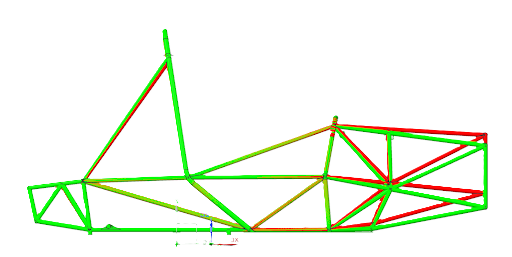
#> input picture lidar_comparison/cm24.png, 512 x 257 px
$ python lidar_comp.py
#> lines starting #> are read from the running program, lines starting #| are printed output that depends on the picture
import matplotlib.pyplot as plt
import numpy as np
import pandas as pd
from tabulate import tabulate
from matplotlib.offsetbox import OffsetImage, AnnotationBbox
from shapely.geometry import LineString, Polygon


# Function to add an image to the LiDAR plot
def add_image_to_plot(ax, img, zoom, x_offset, y_offset, envelope_coords):
    # Create an image box
    imagebox = OffsetImage(img, zoom=zoom)
    # Place the image at the given offset
    ab = AnnotationBbox(imagebox, (x_offset, y_offset), frameon=False, pad=0)
    # Add the image to the plot
    ax.add_artist(ab)

    # Plot car envelope
    envelope = Polygon(envelope_coords)
    x, y = envelope.exterior.xy
    ax.plot(x, y, color="purple")


def plot_lines_and_shadows(num_lines, field_of_view_degrees, line_color, num_triangles, triangle_height, triangle_width, plot_name, image_envelope_coords, image, angle_offset=0):
    # Set the origin for all lines
    origin = [0, 1.3]

    # Create a polygon for the image envelope
    image_envelope = Polygon(image_envelope_coords)

    # Convert field of view to radians
    field_of_view_radians = np.radians(field_of_view_degrees)

    # Generate angles for the lines
    angles = np.linspace(-field_of_view_radians / 2, field_of_view_radians / 2, num_lines)

    # Set a scaling factor for the line length
    scaling_factor = 40.0

    # Set a large figure size
    fig, ax = plt.subplots(figsize=(50, 10))

    # Initialize a list to store the number of lines hitting each cone
    cone_hits = [0] * num_triangles

    # Plot each line with an angle offset and longer length
    for angle in angles:
        # Extend the lines until the end of the graph with scaling
        angle += angle_offset / 100
        end_point = [scaling_factor * np.cos(angle), scaling_factor * np.sin(angle)]
        line_hit_envelope = False
        endpoint_copy = end_point.copy()

        # Determine if the line intersects with any triangle (cone)
        line = LineString([origin, endpoint_copy])
        if line.intersects(image_envelope):
            line_hit_envelope = True

        for i in range(1, num_triangles + 1):
            base_x = 5 * i
            # Check if the line intersects with the triangle
            if (origin[0] <= base_x <= end_point[0] + origin[0]) or (origin[0] >= base_x >= end_point[0] + origin[0]):
                # Calculate the intersection point
                intersect_y = origin[1] + (base_x - origin[0]) * np.tan(angle)
                if 0 <= intersect_y <= triangle_height:
                    # Adjust end_point to the intersection
                    end_point = [base_x - origin[0], intersect_y - origin[1]]
                    # Increment the hit count for this cone
                    cone_hits[i - 1] += 1 and not line_hit_envelope
                    break

        # Plot the line with the specified color
        plt.plot([origin[0], end_point[0] + origin[0]], [origin[1], end_point[1] + origin[1]], color=line_color if not line_hit_envelope else 'pink')

    # Set plot limits
    plt.xlim(-1.2, 40)
    plt.ylim(0, 5)

    # Set aspect ratio to be equal
    plt.gca().set_aspect('equal', adjustable='box')

    # Plot triangles
    for i in range(1, num_triangles + 1):
        # Define the base of the triangle
        base_x = 5 * i
        base_y = 0

        # Define the vertices of the triangle
        triangle = [[base_x - triangle_width / 2, base_y],
                    [base_x + triangle_width / 2, base_y],
                    [base_x, base_y + triangle_height]]

        # Plot the triangle
        triangle = np.array(triangle)
        plt.fill(triangle[:, 0], triangle[:, 1], 'orange')

    # Add car to plot
    add_image_to_plot(ax, image, 0.5, 0.65, 0.93, image_envelope_coords)

    # Add a title to the plot
    plt.title(plot_name)
    plt.savefig(plot_name + ".png") if save_plots else None
    plt.show()

    return cone_hits


different_lidar_configs = [
    {
        "num_lines": 32,
        "field_of_view_degrees": 45,
        "line_color": 'green',
        "num_triangles": 8,
        "triangle_height": 0.4,
        "triangle_width": 0.4,
        "plot_name": "32 Channels OS1 Normal, 45° FOV"
    },
    {
        "num_lines": 64,
        "field_of_view_degrees": 45,
        "line_color": 'purple',
        "num_triangles": 8,
        "triangle_height": 0.4,
        "triangle_width": 0.4,
        "plot_name": "64 Channels OS1 Normal, 45° FOV"
    },
    {
        "num_lines": 128,
        "field_of_view_degrees": 45,
        "line_color": 'orange',
        "num_triangles": 8,
        "triangle_height": 0.4,
        "triangle_width": 0.4,
        "plot_name": "128 Channels OS1 Normal, 45° FOV"
    },
    {
        "num_lines": 32,
        "field_of_view_degrees": 22.5,
        "line_color": 'red',
        "num_triangles": 8,
        "triangle_height": 0.4,
        "triangle_width": 0.4,
        "angle_offset": -22.5,
        "plot_name": "32 Channels OS1 Below Horizon, 22.5° FOV"
    },
    {
        "num_lines": 64,
        "field_of_view_degrees": 22.5,
        "line_color": 'black',
        "num_triangles": 8,
        "triangle_height": 0.4,
        "triangle_width": 0.4,
        "angle_offset": -22.5,
        "plot_name": "64 Channels OS1 Below Horizon, 22.5° FOV"
    },
    {
        "num_lines": 128,
        "field_of_view_degrees": 22.5,
        "line_color": 'turquoise',
        "num_triangles": 8,
        "triangle_height": 0.4,
        "triangle_width": 0.4,
        "angle_offset": -22.5,
        "plot_name": "128 Channels OS1 Below Horizon, 22.5° FOV"
    },
    {
        "num_lines": 128,
        "field_of_view_degrees": 22.5,
        "line_color": 'lightgrey',
        "num_triangles": 8,
        "triangle_height": 0.4,
        "triangle_width": 0.4,
        "plot_name": "128 Channels OS2 Normal, 22.5° FOV",
        "angle_offset": -5
    }
]

# Calculate the distance to each cone
cone_distances = [5 * i for i in range(1, 9)]
save_plots = True

# Define the coordinates for the car envelope
image_envelope_coords = [(0.2, 0.6), (1.2, 0.95), (2.3, 0.85), (2.3, 0.35), (1.2, 0.2), (1, 0.2), (1, 0.2), (0.2, 0.6)]

# Initialize DataFrame
df = pd.DataFrame({"Cone Distance (m)": cone_distances})

# Load car image
image = plt.imread("cm24.png")
#> image is the input picture: shape (257, 512, 4) float32; mean R, G, B, A 0.0633, 0.0962, 0.032, 0.115

# Plotting each configuration and updating DataFrame
for config in different_lidar_configs:
    hits = plot_lines_and_shadows(**config, image_envelope_coords=image_envelope_coords, image=image)
    df[config["plot_name"]] = hits
#> this loop made 7 passes
#> hits on passes 1 to 7: [0, 1, 1, 0, 1, 0, 0, 0], [0, 3, 2, 1, 1, 1, 0, 0], [0, 6, 4, 3, 1, 1, 1, 0], [0, 3, 2, 1, 1, 0, 1, 0], [0, 7, 4, 3, 1, 1, 1, 0], [0, 13, 8, 5, 3, 2, 1, 0], [0, 13, 9, 5, 3, 1, 2, 0]
#> pass 1, in plot_lines_and_shadows, `plt.savefig(plot_name + ".png") if save_plots else None`:
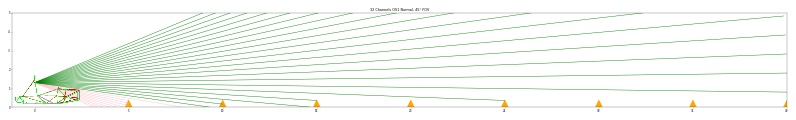
#> figure drawn by matplotlib, 1 panel
#> pass 2, in plot_lines_and_shadows (call 2), `plt.savefig(plot_name + ".png") if save_plots else None`:
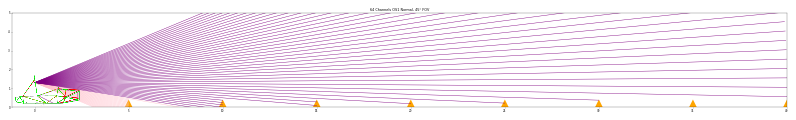
#> figure drawn by matplotlib, 1 panel

for config in different_lidar_configs:
    hits = df[config["plot_name"]]

    # Plotting
    plt.plot(cone_distances, hits, label=config["plot_name"], marker='o', color=config["line_color"])

# Finalizing the plot
plt.title('LiDAR Performance Comparison')
plt.xlabel('Cone Distance (m)')
plt.ylabel('Number of Hits')
plt.legend()
plt.grid(True)
plt.savefig("lidar_comparison.png") if save_plots else None
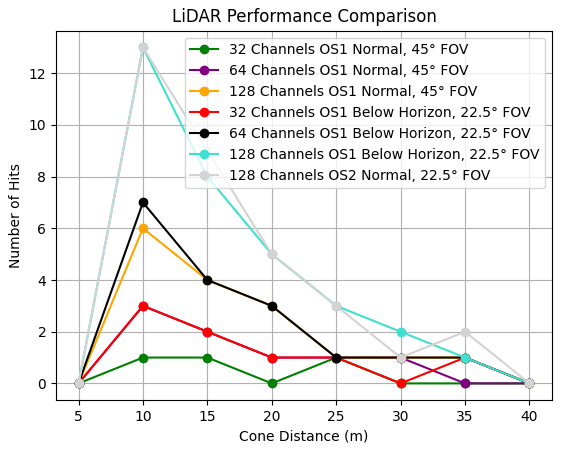
#> figure drawn by matplotlib, 1 panel
plt.show()

# Set index for DataFrame
df.set_index("Cone Distance (m)", inplace=True)

# Save the dataframe to an Excel file
df.to_excel("cone_hits.xlsx")

# Print the DataFrame
print(tabulate(df, headers='keys', tablefmt='psql'))
#> (printed output is left out)

$ run again, with lidar_comparison/128 Channels OS1 Below Horizon, 22.5° FOV.png copied over lidar_comparison/cm24.png
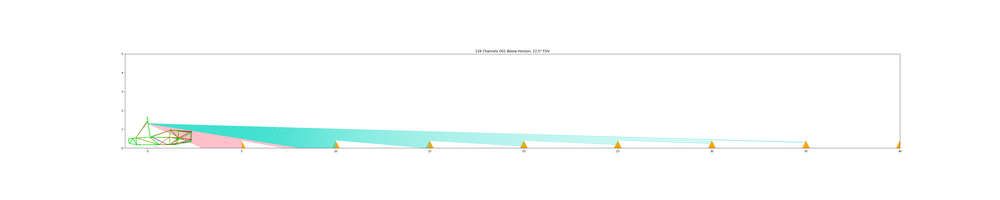
#> input picture lidar_comparison/128 Channels OS1 Below Horizon, 22.5° FOV.png, 1000 x 200 px, shrunk from 5000 x 1000 before the run
#> image is the input picture: shape (200, 1000, 4) float32; mean R, G, B, A 0.982, 0.993, 0.99, 1
#> the loop `for config in different_lidar_configs:` made 7 passes
#> hits on passes 1 to 7: [0, 1, 1, 0, 1, 0, 0, 0], [0, 3, 2, 1, 1, 1, 0, 0], [0, 6, 4, 3, 1, 1, 1, 0], [0, 3, 2, 1, 1, 0, 1, 0], [0, 7, 4, 3, 1, 1, 1, 0], [0, 13, 8, 5, 3, 2, 1, 0], [0, 13, 9, 5, 3, 1, 2, 0]
#> pass 1, in plot_lines_and_shadows, `plt.savefig(plot_name + ".png") if save_plots else None`:
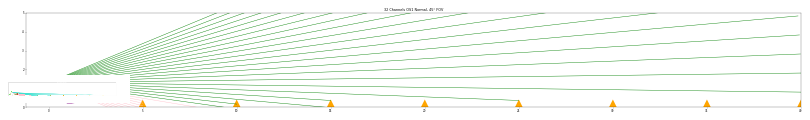
#> figure drawn by matplotlib, 1 panel
#> pass 2, in plot_lines_and_shadows (call 2), `plt.savefig(plot_name + ".png") if save_plots else None`:
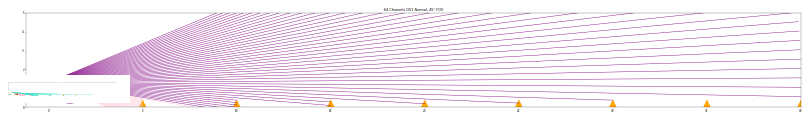
#> figure drawn by matplotlib, 1 panel
#> (printed output is left out)

$ run again, with lidar_comparison/128 Channels OS1 Normal, 45° FOV.png copied over lidar_comparison/cm24.png
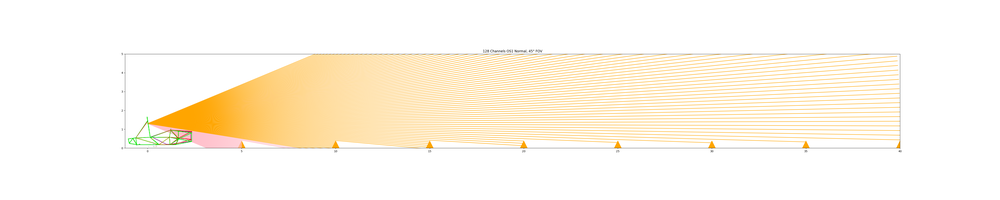
#> input picture lidar_comparison/128 Channels OS1 Normal, 45° FOV.png, 1000 x 200 px, shrunk from 5000 x 1000 before the run
#> image is the input picture: shape (200, 1000, 4) float32; mean R, G, B, A 0.996, 0.969, 0.92, 1
#> the loop `for config in different_lidar_configs:` made 7 passes
#> hits on passes 1 to 7: [0, 1, 1, 0, 1, 0, 0, 0], [0, 3, 2, 1, 1, 1, 0, 0], [0, 6, 4, 3, 1, 1, 1, 0], [0, 3, 2, 1, 1, 0, 1, 0], [0, 7, 4, 3, 1, 1, 1, 0], [0, 13, 8, 5, 3, 2, 1, 0], [0, 13, 9, 5, 3, 1, 2, 0]
#> pass 1, in plot_lines_and_shadows, `plt.savefig(plot_name + ".png") if save_plots else None`:
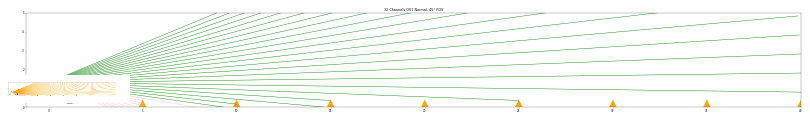
#> figure drawn by matplotlib, 1 panel
#> pass 2, in plot_lines_and_shadows (call 2), `plt.savefig(plot_name + ".png") if save_plots else None`:
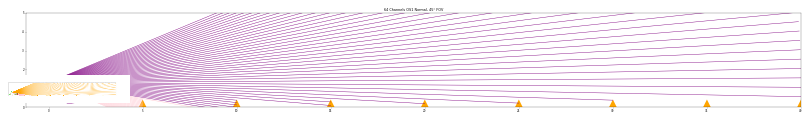
#> figure drawn by matplotlib, 1 panel
#> (printed output is left out)
